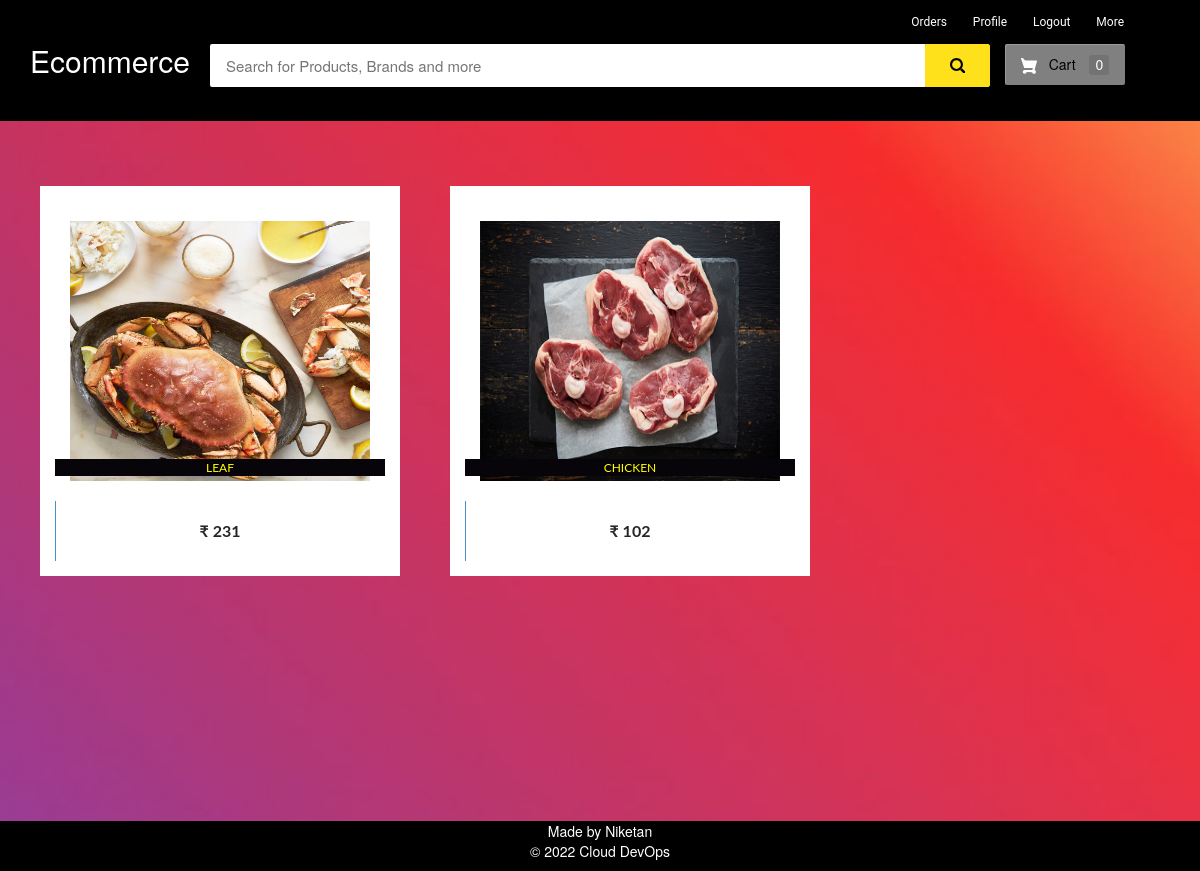
Page /customer-home (signed in) on the committed database.
### ecom/models.py (models this page shows, shortened)
class Product(models.Model):
    name=models.CharField(max_length=40)
    product_image= models.ImageField(upload_to='product_image/',null=True,blank=True)
    price = models.PositiveIntegerField()
    description=models.CharField(max_length=40)

### ecom/views.py (the view)
# urls.py: path('customer-home', views.customer_home_view,name='customer-home'),
@login_required(login_url='customerlogin')
@user_passes_test(is_customer)
def customer_home_view(request):
    products=models.Product.objects.all()
    if 'product_ids' in request.COOKIES:
        product_ids = request.COOKIES['product_ids']
        counter=product_ids.split('|')
        product_count_in_cart=len(set(counter))
    else:
        product_count_in_cart=0
    return render(request,'ecom/customer_home.html',{'products':products,'product_count_in_cart':product_count_in_cart})

### ecom/views.py (called while the page is built)
def is_customer(user):
    return user.groups.filter(name='CUSTOMER').exists()

### templates/ecom/customer_home.html (shortened to what this page needs)
{% extends 'ecom/customer_base.html' %}
{% load static %}
{% block content %}
  {%if products%}
  <br>
  <div class="row">
      {% for p in products %}
      <div class="column">
      <div class="container page-wrapper" style="width: 450px;">
        <div class="page-inner">
          <div class="row">
            <div class="el-wrapper">
              <div class="box-up">
                <img class="img" src="{% static p.product_image.url %}" alt="product pic" height="300px" width="300px">
                <div class="img-info">
                  <div class="info-inner">
                    <span style="background-color:#08050a; color:yellow;" class="p-company">{{p.name}}</span>
                  </div>
                </div>
              </div>
              <div class="box-down">
                <a class="cart" href="{% url 'add-to-cart' p.id  %}">
                  <span class="price">₹ {{p.price}}</span>
                  <span class="add-to-cart">
                    <span class="txt">Add in cart</span>
                  </span>
                </a>
              </div>
            </div>
          </div>
        </div>
      </div>
      </div>
  {% endfor %}
</div>
{%else%}
<h3 style="text-align:center; color:yellow;">No Search Found</h3>
{%endif%}
<br><br><br>
<br><br><br><br><br><br><br><br><br><br><br><br>
{% endblock content %}

### templates/ecom/customer_base.html (style rules this page uses)
body { background-color: #ebe0e0 }
#bg { background-repeat: no-repeat; background-size:1800px 900px; background-position:top; background-attachment:fixed; }

### templates/ecom/customer_home.html (style rules this page uses)
body, html { height: 100%; }
body { background-color:#8c9eff; }
.page-wrapper { height: 100%; display: table; }
.page-wrapper .page-inner { display: table-cell; vertical-align: middle; }
.el-wrapper { width: 360px; padding: 15px; margin: 15px auto; background-color: #fff; }
.el-wrapper .box-down { width: 100%; height: 60px; position: relative; overflow: hidden; }
.el-wrapper .box-up { width: 100%; height: 300px; position: relative; overflow: hidden; text-align: center; }
.el-wrapper .img { padding: 20px 0; -webkit-transition: all 800ms cubic-bezier(0, 0, 0.18, 1); -moz-transition: all 800ms cubic-bezier(0, 0, 0.18, 1); -o-transition: all 800ms cubic-bezier(0, 0, 0.18, 1); transition: all 800ms cubic-bezier(0, 0, 0.18, 1); -webkit-transition-timing-function: cubic-bezier(0, 0, 0.18, 1); -moz-transition-timing-function: cubic-bezier(0, 0, 0.18, 1); -o-transition-timing-function: cubic-bezier(0, 0, 0.18, 1); transition-timing-function: cubic-bezier(0, 0, 0.18, 1); }
.info-inner { -webkit-transition: all 400ms cubic-bezier(0, 0, 0.18, 1); -moz-transition: all 400ms cubic-bezier(0, 0, 0.18, 1); -o-transition: all 400ms cubic-bezier(0, 0, 0.18, 1); transition: all 400ms cubic-bezier(0, 0, 0.18, 1); -webkit-transition-timing-function: cubic-bezier(0, 0, 0.18, 1); -moz-transition-timing-function: cubic-bezier(0, 0, 0.18, 1); -o-transition-timing-function: cubic-bezier(0, 0, 0.18, 1); transition-timing-function: cubic-bezier(0, 0, 0.18, 1); position: absolute; width: 100%; bottom: 25px; }
.info-inner .p-name, .info-inner .p-company { display: block; }
.info-inner .p-company { font-family: 'Lato', sans-serif; font-size: 12px; text-transform: uppercase; color: #FFE11B; }
.cart { display: block; position: absolute; width: 100%; height: 100%; top: 0; left: 0; font-family: 'Lato', sans-serif; font-weight: 700; }
.cart .price { -webkit-transition: all 600ms cubic-bezier(0, 0, 0.18, 1); -moz-transition: all 600ms cubic-bezier(0, 0, 0.18, 1); -o-transition: all 600ms cubic-bezier(0, 0, 0.18, 1); transition: all 600ms cubic-bezier(0, 0, 0.18, 1); -webkit-transition-timing-function: cubic-bezier(0, 0, 0.18, 1); -moz-transition-timing-function: cubic-bezier(0, 0, 0.18, 1); -o-transition-timing-function: cubic-bezier(0, 0, 0.18, 1); transition-timing-function: cubic-bezier(0, 0, 0.18, 1); -webkit-transition-delay: 100ms; -o-transition-delay: 100ms; transition-delay: 100ms; display: block; position: absolute; top: 50%; left: 50%; -webkit-transform: translate(-50%, -50%); -ms-transform: translate(-50%, -50%); -o-transform: translate(-50%, -50%); transform: translate(-50%, -50%); font-size: 16px; color: #252525; }
.cart .add-to-cart { -webkit-transition: all 600ms cubic-bezier(0, 0, 0.18, 1); -moz-transition: all 600ms cubic-bezier(0, 0, 0.18, 1); -o-transition: all 600ms cubic-bezier(0, 0, 0.18, 1); transition: all 600ms cubic-bezier(0, 0, 0.18, 1); -webkit-transition-timing-function: cubic-bezier(0, 0, 0.18, 1); -moz-transition-timing-function: cubic-bezier(0, 0, 0.18, 1); -o-transition-timing-function: cubic-bezier(0, 0, 0.18, 1); transition-timing-function: cubic-bezier(0, 0, 0.18, 1); -webkit-transition-delay: 100ms; -o-transition-delay: 100ms; transition-delay: 100ms; display: block; position: absolute; top: 50%; left: 110%; -webkit-transform: translate(-50%, -50%); -ms-transform: translate(-50%, -50%); -o-transform: translate(-50%, -50%); transform: translate(-50%, -50%); }
.cart .add-to-cart .txt { font-size: 12px; color: #fff; letter-spacing: 0.045em; text-transform: uppercase; white-space: nowrap; }
* { box-sizing: border-box; }
.column { float: left; width: 33.33%; padding: 10px; height: 300px; }
.row:after { content: ""; display: table; clear: both; }

### rows in the picture
Product: product_image (picture), name "LEAF", price "231"
Product: product_image (picture), name "CHICKEN", price "102"

### other values in the picture
{{ product_count_in_cart }} "0"
